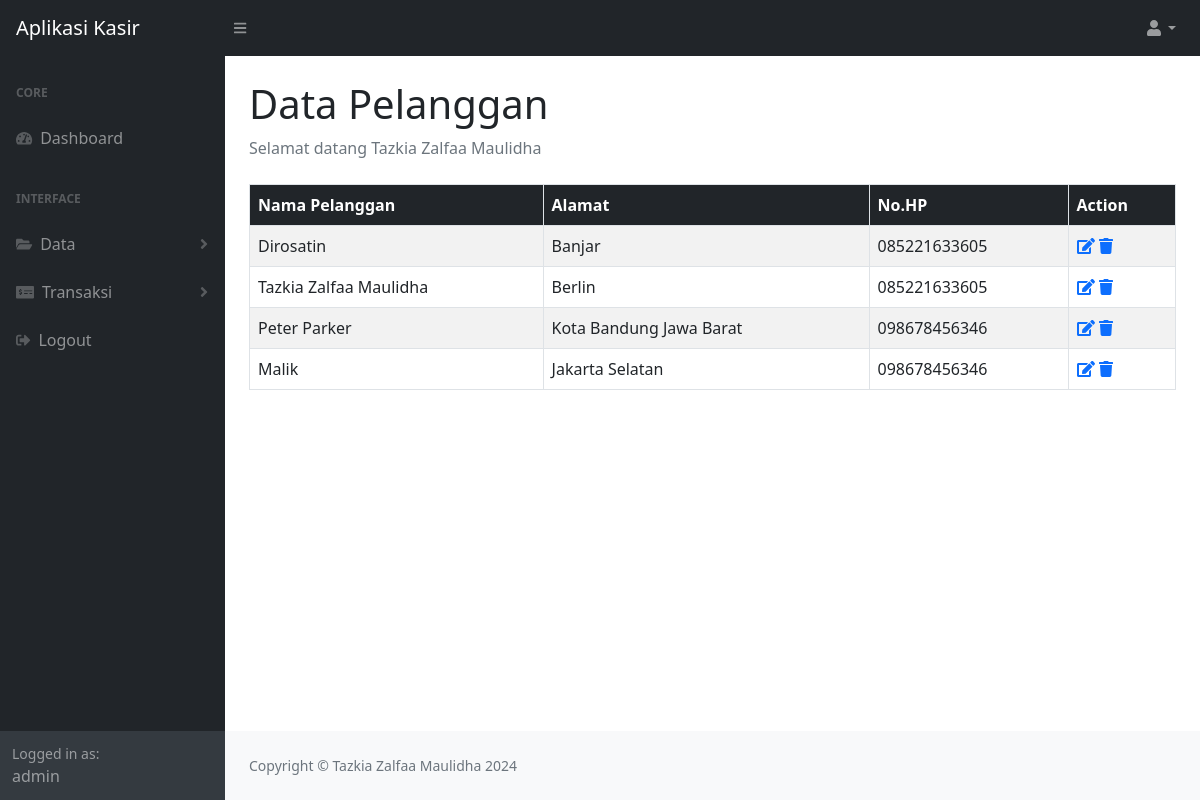
The page /pelanggan.php (signed in) on the database its author committed.
### tables this page shows
CREATE TABLE `pelanggan` (
  `pelanggan_id` int(11) NOT NULL,
  `nama_pelanggan` varchar(50) DEFAULT NULL,
  `alamat` varchar(100) DEFAULT NULL,
  `no_hp` varchar(50) DEFAULT NULL,
  `created_at` timestamp NOT NULL DEFAULT current_timestamp()
);

### pelanggan.php (the view, shortened to what this page needs)
<?php
require 'functions.php';
$query = "SELECT * FROM pelanggan";
$result = mysqli_query($conn, $query);
?>
<!DOCTYPE html>
<html lang="en">
<head>
    <link href="https://cdn.jsdelivr.net/npm/simple-datatables@7.1.2/dist/style.min.css" rel="stylesheet">
    <link href="css/styles.css" rel="stylesheet">
    <link href="https://cdnjs.cloudflare.com/ajax/libs/font-awesome/5.15.4/css/all.min.css" rel="stylesheet">
</head>
<body class="sb-nav-fixed">
<nav class="sb-topnav navbar navbar-expand navbar-dark bg-dark">
        <a class="navbar-brand ps-3" href="#">Aplikasi Kasir</a>
        <button class="btn btn-link btn-sm order-1 order-lg-0 me-4 me-lg-0" id="sidebarToggle" href="#!"><i class="fas fa-bars"></i></button>
       <ul class="navbar-nav ms-auto me-0 me-md-3 my-2 my-md-0">
            <li class="nav-item dropdown">
                <a class="nav-link dropdown-toggle" id="navbarDropdown" href="#" role="button" data-bs-toggle="dropdown" aria-expanded="false"><i class="fas fa-user fa-fw"></i></a>
            </li>
        </ul>
    </nav>
        <div id="layoutSidenav">
            <div id="layoutSidenav_nav">
                <nav class="sb-sidenav accordion sb-sidenav-dark" id="sidenavAccordion">
                    <div class="sb-sidenav-menu">
                        <div class="nav">
                            <div class="sb-sidenav-menu-heading">Core</div>
                            <a class="nav-link" href="index.php">
                                <div class="sb-nav-link-icon"><i class="fas fa-tachometer-alt"></i></div>
                                Dashboard
                            </a>
                            <div class="sb-sidenav-menu-heading">Interface</div>
                            <a class="nav-link collapsed" href="#" data-bs-toggle="collapse" data-bs-target="#collapseLayouts" aria-expanded="false" aria-controls="collapseLayouts">
                               <div class="sb-nav-link-icon"><i class='fas fa-folder-open'></i></div>
                                Data
                                <div class="sb-sidenav-collapse-arrow"><i class="fas fa-angle-down"></i></div>
                            </a>
                            <a class="nav-link collapsed" href="#" data-bs-toggle="collapse" data-bs-target="#collapsePages" aria-expanded="false" aria-controls="collapsePages">
                            <div class="sb-nav-link-icon"><i class='fas fa-money-check-alt'></i></div>
                                Transaksi
                                <div class="sb-sidenav-collapse-arrow"><i class="fas fa-angle-down"></i></div>
                            </a>
                            <a class="nav-link" href="logout.php">
                                <div class="sb-nav-link-icon"><i class="fas fa-sign-out-alt"></i></div>
                                Logout
                            </a>
                        </div>
                    </div>
                    <div class="sb-sidenav-footer">
<div class="small">Logged in as:</div>
<?php
if (isset($_SESSION['username'])) {
    echo $_SESSION['username'];
} else {
    echo "Username tidak tersedia";
}
?>
                    </div>
                </nav>
            </div>
        <div id="layoutSidenav_content">
            <main>
                <div class="container-fluid px-4">
                    <h1 class="mt-4">Data Pelanggan</h1>
                    <ol class="breadcrumb mb-4">
                    <li class="breadcrumb-item active">Selamat datang
    <?php
    if (isset($_SESSION['nama_lengkap'])) {
        echo $_SESSION['nama_lengkap'];
    } else {
        echo "Nama lengkap tidak tersedia";
    }
    ?>
</li>
                    </ol>
                    <div class="row mt-4">
                        <div class="col-12">
                            <table class="table table-striped table-bordered">
                                <thead class="bg-dark text-white">
                                    <tr>
                                        <th scope="col">Nama Pelanggan</th>
                                        <th scope="col">Alamat</th>
                                        <th scope="col">No.HP</th>
                                        <th scope="col">Action</th>
                                    </tr>
                                </thead>
                                <tbody>
                                <?php while ($row = mysqli_fetch_assoc($result)) : ?>
                                    <tr>
                                        <td><?php echo $row['nama_pelanggan']; ?></td>
                                        <td><?php echo $row['alamat']; ?></td>
                                        <td><?php echo $row['no_hp']; ?></td>
                                        <td>
    <a href="#" data-bs-toggle="modal" data-bs-target="#editPelangganModal<?php echo $row['pelanggan_id']; ?>"><i class="fas fa-edit"></i></a>
    <a href="#" onclick="confirmDelete(<?php echo $row['pelanggan_id']; ?>)"><i class="fas fa-trash"></i></a>
</td>
                                <?php endwhile; ?>
                                </tbody>
                            </table>
                        </div>
                    </div>
                </div>
            </main>
            <footer class="py-4 bg-light mt-auto">
                <div class="container-fluid px-4">
                    <div class="d-flex align-items-center justify-content-between small">
                        <div class="text-muted">Copyright &copy; Tazkia Zalfaa Maulidha 2024</div>
                    </div>
                </div>
            </footer>
        </div>
    </div>
</body>
</html>

### rows shown on the page
pelanggan: nama_pelanggan "Dirosatin", alamat "Banjar", no_hp "085221633605"
pelanggan: nama_pelanggan "Tazkia Zalfaa Maulidha", alamat "Berlin", no_hp "085221633605"
pelanggan: nama_pelanggan "Peter Parker", alamat "Kota Bandung Jawa Barat", no_hp "098678456346"
pelanggan: nama_pelanggan "Malik", alamat "Jakarta Selatan", no_hp "098678456346"

### other values the page prints
$_SESSION['username'] "admin"
$_SESSION['nama_lengkap'] "Tazkia Zalfaa Maulidha"
